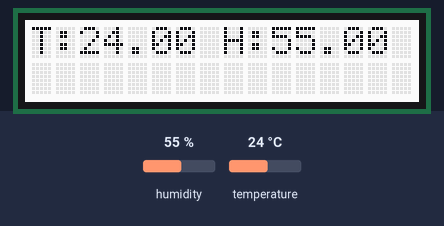
Bench run of a sketch on a simulated Arduino Uno, built with avr-gcc and run on an emulated ATmega328P. Shown: 16×2 character LCD. The inputs (shaded band) are chosen by the test bench; at power-on: humidity 55 %, temperature 24 °C.

Above: at 1.2 s.
1.3 s: humidity set to 22 %
At 3.2 s:
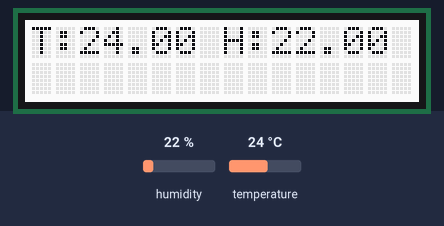
4.1 s: temperature set to 12 °C
At 4.8 s:
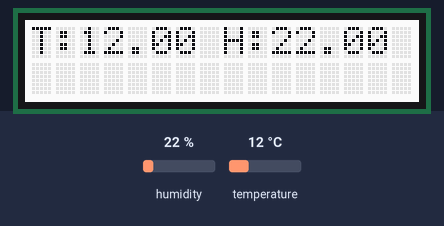
6.9 s: humidity set to 40 %
At 9.2 s:
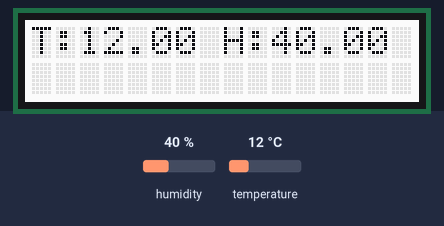
9.8 s: temperature set to 19 °C
At 10.8 s:
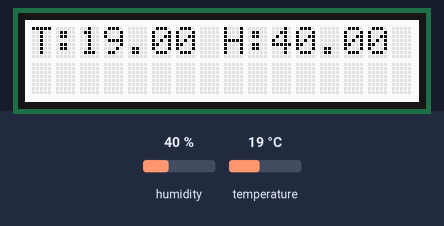
Timing chart, 0 to 12.8 s (numbered marks = the images above; inputs shaded):
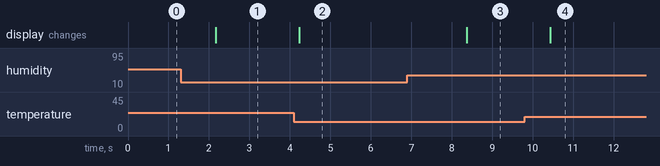

The sketch:

Temp_Humi_Arduino.ino
```cpp
/*
 * Temp & Humi
 * Library: https://github.com/adafruit/DHT-sensor-library/blob/master/DHT.h
*/
#include <Wire.h>
#include "rgb_lcd.h"
rgb_lcd lcd;

#include "DHT.h"
#define DHTPIN 3
#define DHTTYPE DHT22
DHT dht(DHTPIN, DHTTYPE);

#define AVERAGENUM 10

void setup() {
  Serial.begin(115200);
  Wire.begin();
  lcd.begin(16, 2);
  dht.begin();
}

void loop() {
  int cnt1 = 0;
  float averaged_H = 0; //Humi
  float averaged_T = 0; //Temp

  for(cnt1=0; cnt1<AVERAGENUM; cnt1++){
    float read_H = dht.readHumidity();
    averaged_H = averaged_H + read_H / AVERAGENUM ;
    float read_T = dht.readTemperature();
    averaged_T = averaged_T + read_T / AVERAGENUM ;
  }

  //LCD
  lcd.clear();
  lcd.setCursor(0, 0);
  lcd.print("T:      H:      ");
  lcd.setCursor(2, 0);
  lcd.print(averaged_T);
  lcd.setCursor(10, 0);
  lcd.print(averaged_H);
  delay(1000);
}
```

Measured:
- after the input at 1.3 s, the display: changes after 0.87 s (image 1)
- after the input at 4.1 s, the display: changes after 0.13 s (image 2)
- after the input at 6.9 s, the display: changes after 1.5 s (image 3)
- after the input at 9.8 s, the display: changes after 0.64 s (image 4)
